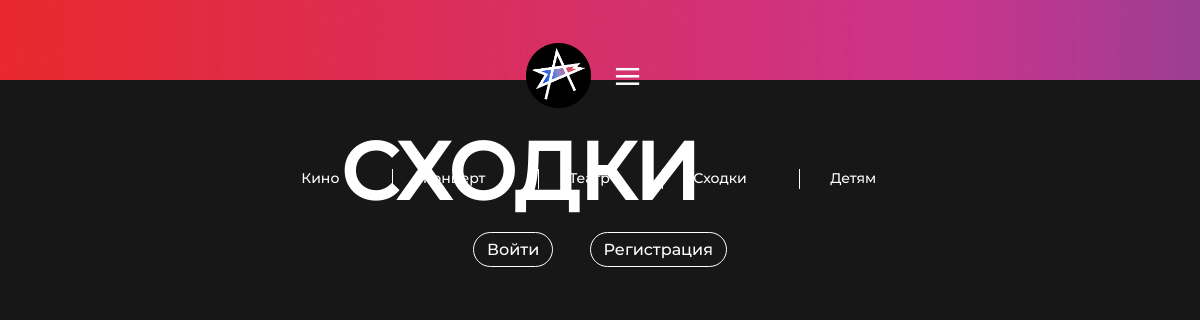
Before: /meetings with the older database file.
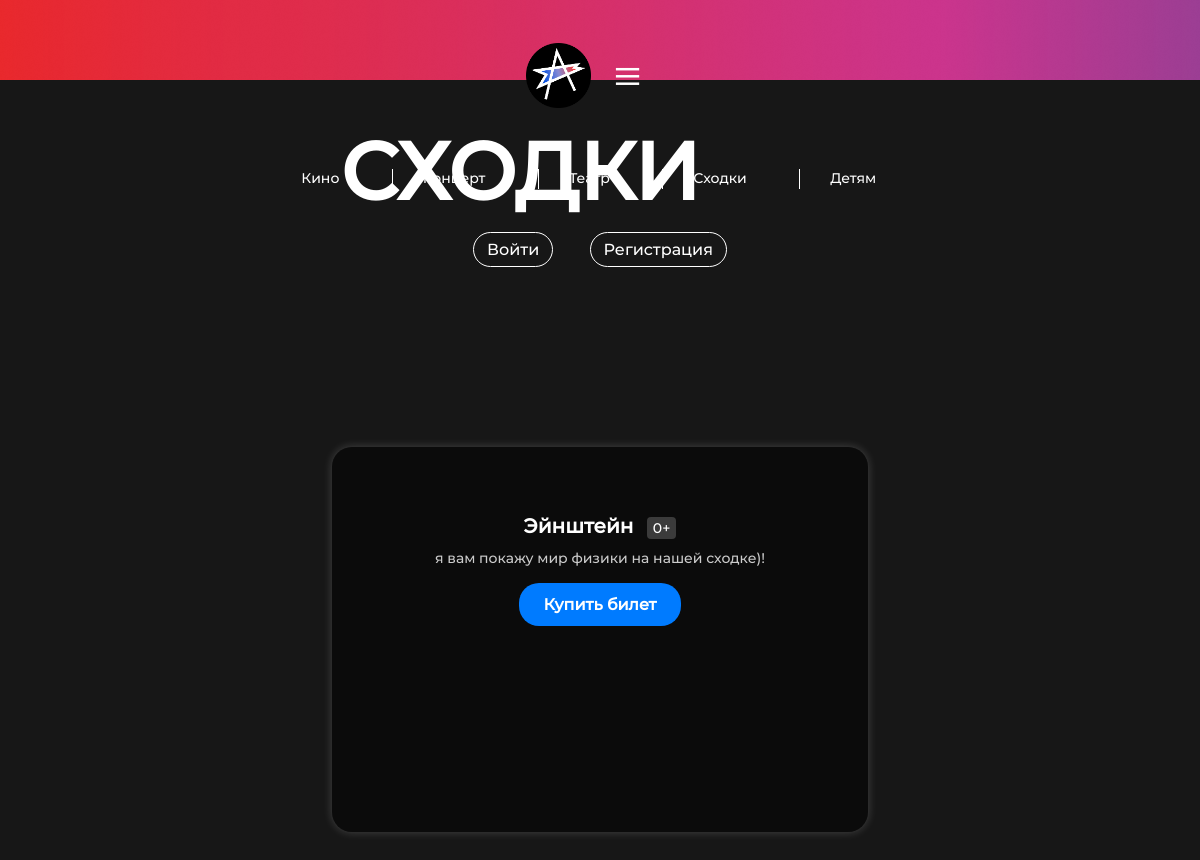
After: the same page with the newer database file.
### tables this page shows
CREATE TABLE meetings (
        id INTEGER PRIMARY KEY AUTOINCREMENT,
        title TEXT NOT NULL,
        description TEXT NOT NULL,
        commentary TEXT,
        rating TEXT,
        url_image TEXT NOT NULL,
        age_restriction TEXT NOT NULL
    );

### main.py (the view)
@app.get("/meetings", response_class=HTMLResponse)
def meeting(request: Request):
    con = get_db()
    cur = con.cursor()
    try:
        cur.execute('SELECT * FROM meetings')
        items = cur.fetchall()
        return templates.TemplateResponse('shodki.html', {
            'request': request,
            'items': items
        })
    except sqlite3.Error as e:
        raise HTTPException(status_code=500, detail=str(e))
    finally:
        con.close()

### templates/shodki.html (shortened to what this page needs)
<!DOCTYPE html>
<html lang="ru">
<head>
    <link href="https://cdn.jsdelivr.net/npm/bootstrap@5.3.0/dist/css/bootstrap.min.css" rel="stylesheet">
    <link rel="stylesheet" href="{{ url_for('static', path='css/header.css') }}">
    <link rel="stylesheet" href="{{ url_for('static', path='css/kino.css') }}">
    <link rel="stylesheet" href="{{ url_for('static', path='css/main.css') }}">
    <link rel="stylesheet" href="{{ url_for('static', path='css/responsive.css') }}">
</head>
<body>
    <header>
        <div class="header-container">
            <div class="right-text-header">
              <a href="{{ url_for('index') }}">
                <img src="{{ url_for('static', path='images/logo.png') }}" alt="">
              </a>
                <div class="dropdown">
                    <button class="btns btn-danger" type="button" data-bs-toggle="dropdown" aria-expanded="false">
                        &#8801;
                    </button>
                  </div>
            </div>
            <div class="middle-text-header">
                <a href="{{ url_for('movies') }}" class="textbtn">Кино</a>
                <a href="{{ url_for('concerts') }}" class="textbtn">Концерт</a>
                <a href="{{ url_for('theatre') }}" class="textbtn">Театр</a>
                <a href="{{ url_for('meeting') }}" class="textbtn">Сходки</a>
                <a href="{{ url_for('child') }}" class="textbtn">Детям</a>
            </div>
            <div class="auth-container-header">
                <a href="https://id.ykt.ru/page/login?return_url=https%3A%2F%2Fafisha.ykt.ru%2F" class="authbtn logbtn">Войти</a>
                <a href="https://id.ykt.ru/page/register?return_url=https%3A%2F%2Fafisha.ykt.ru%2F" class="authbtn regbtn">Регистрация</a>
            </div>
        </div>
    </header>
    <main>
        <div class="page-kino">
            <div class="sitename">
                <p>СХОДКИ</p>
            </div>
            {% for item in items %}
            <div class="main-content">
                <div class="main-body">
                    <p class="title">{{ item['title'] }} <span class="age-restriction">{{ item['age_restriction'] }}</span></p>
                    <p class="descript">{{ item['description'] }}</p>
                </div>
                <a href="{{ url_for('cardme', id=item['id']) }}" class="buybtn">Купить билет</a>
            </div>
            {% endfor %}
        </div>
    </main>
</body>
</html>

Changed rows visible on the page:
added meetings: title "Эйнштейн", age_restriction "0+", description "я вам покажу мир физики на нашей сходке)!"
